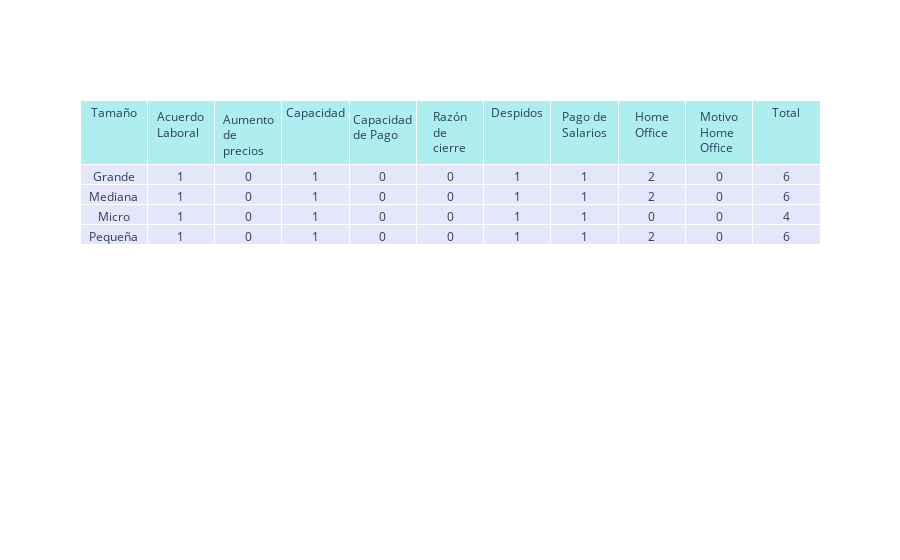

Notebook code for this chart:
### Markdown cell above
# Tablas Plotly

### Code cell
fig = go.Figure(data=[go.Table(
    header=dict(values= ["Tamaño"]+pivot_size.columns.tolist(),
                fill_color='paleturquoise',
                align='center'),
    cells=dict(values=[pivot_size.index,pivot_size['Acuerdo Laboral'],pivot_size['Aumento de precios'],
                       pivot_size['Capacidad'],pivot_size['Capacidad de Pago'],pivot_size['Razón de cierre'],
                       pivot_size['Despidos'],pivot_size['Pago de Salarios'],pivot_size['Home Office'],
                       pivot_size['Motivo Home Office'],pivot_size.Total],
               fill_color='lavender',
               align='center'))
])

fig.show()

### Figure 1 — Plotly figure (JSON) as saved in the notebook; plotly's stock layout.template omitted (floating-point values rounded to 4 significant figures)
{"data": [{"cells": {"align": "center", "fill": {"color": "lavender"}, "values": [["Grande", "Mediana", "Micro", "Pequeña"], [1, 1, 1, 1], [0, 0, 0, 0], [1, 1, 1, 1], [0, 0, 0, 0], [0, 0, 0, 0], [1, 1, 1, 1], [1, 1, 1, 1], [2, 2, 0, 2], [0, 0, 0, 0], [6, 6, 4, 6]]}, "header": {"align": "center", "fill": {"color": "paleturquoise"}, "values": ["Tamaño", "Acuerdo Laboral", "Aumento de precios", "Capacidad", "Capacidad de Pago", "Razón de cierre", "Despidos", "Pago de Salarios", "Home Office", "Motivo Home Office", "Total"]}, "type": "table"}], "layout": {}}
